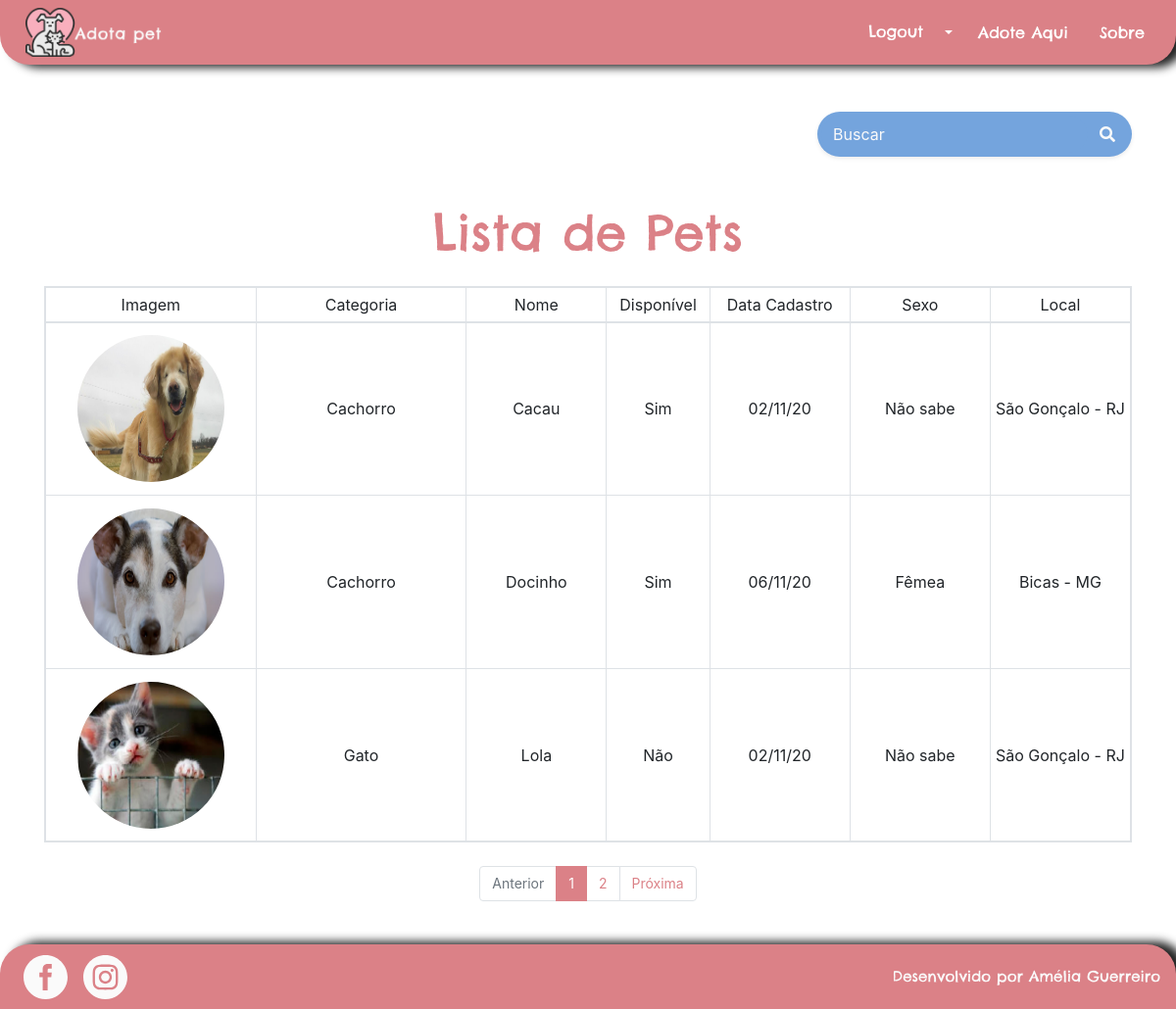
/pets/lista_pets/ (signed in), run on the app's committed database.
### pet/models.py (models this page shows, shortened)
class Pet(models.Model):
    categoria = models.ForeignKey(Categoria, related_name='pets', on_delete=models.DO_NOTHING)
    nome = models.CharField(max_length=100, db_index=True)
    slug = models.SlugField(max_length=100)
    imagem = models.CharField(max_length=50, blank=True)
    preco = models.DecimalField(max_digits=6, decimal_places=2, default=0)
    disponivel = models.BooleanField(default=False)
    link_instagram = models.URLField(max_length=200, blank=True)
    link_facebook = models.URLField(max_length=200, blank=True)
    telefone = models.CharField(max_length=15)
    sexo_escolhas = [('F', 'Fêmea'), ('M', 'Macho'), ('N', 'Não sei')]
    sexo = models.CharField(max_length=1, choices=sexo_escolhas, default='N')
    descricao = models.TextField()
    data_cadastro = models.DateField()
    data_nascimento = models.DateField(blank=True)
    likes = models.PositiveIntegerField(default=0)
    dislikes = models.PositiveIntegerField(default=0)
    raca = models.CharField(max_length=20, blank=True)
    estado_escolhas = [('AC', 'Acre'), ('AL', 'Alagoas'), ('AP', 'Amapá'), ('AM', 'Amazonas'),
                       ('BA', 'Bahia'), ('CE', 'Ceará'), ('ES', 'Espírito Santo'), ('GO', 'Goiás'),
                       ('MA', 'Maranhão'), ('MT', 'Mato Grosso'), ('MS', 'Mato Grosso do Sul'),
                       ('MG', 'Minas Gerais'), ('PA', 'Pará'), ('PB', 'Paraíba'), ('PR', 'Paraná'),
                       ('PE', 'Pernambuco'),('PI', 'Piauí'), ('RJ', 'Rio de Janeiro'),
                       ('RN', 'Rio Grande do Norte'), ('RS', 'Rio Grande do Sul'),
                       ('RO', 'Rondônia'), ('RR', 'Roraima'), ('SC', 'Santa Catarina'),
                       ('SP', 'São Paulo'), ('SE', 'Sergipe'),
                       ('TO', 'Tocantins'), ('DF', 'Distrito Federal')]
    estado = models.CharField(max_length=2, choices=estado_escolhas)
    cep = models.CharField(max_length=9)
    cidade = models.CharField(max_length=20)
    class Meta:
        db_table='pet'
    def __str__(self):
        return self.nome
    def get_sexo(self):
        if self.sexo == "M":
            return "Macho"
        elif self.sexo == "F":
            return "Fêmea"
        elif self.sexo == "N":
            return "Não sabe"
    def get_disponivel(self):
        if self.disponivel:
            return "Sim"
        else:
            return "Não"

### categoria/models.py (models this page shows)
class Categoria(models.Model):
    nome = models.CharField(max_length=70, db_index=True, unique=True)
    slug = models.SlugField(max_length=70)
    class Meta:
        db_table = 'categoria'
        ordering = ('nome',)
    def __str__(self):
        return self.nome

### pet/views.py (the view)
# urls.py: path('lista_pets/', views.lista_pets, name='lista_pets'),
@user_passes_test(lambda u: u.is_staff)
def lista_pets(request):
    form = PesquisaPetForm(request.GET)
    if form.is_valid():
        query_string = form.cleaned_data['query_string']
        lista_de_pets = Pet.objects.filter(nome__icontains=query_string).order_by('nome') | Pet.objects.filter(cidade__icontains=query_string).order_by('nome') | Pet.objects.filter(estado__icontains=query_string).order_by('nome')
        paginator = Paginator(lista_de_pets, 3)
        pagina = request.GET.get('pagina')
        page_obj = paginator.get_page(pagina)
        print(lista_de_pets)
        print(page_obj)
        return render(request, 'pet/pesquisa_pet.html', {'pets': page_obj, 'form': form, 'query_string': query_string})
    else:
        raise ValueError("Ocorreu um erro inesperado ao tentr recuperar pet.")

### pet/forms.py
class PesquisaPetForm(forms.Form):
    query_string = forms.CharField(
        widget=forms.TextInput(attrs={'class': 'form-control border-0 bg-secondary', 'max-lenght': '100',
                                      'placeholder': 'Buscar', 'aria-describedby':'button-addon1',
                                      'style':'border-radius: 25px; background-color: var(--blue) !important; color: var(--white)'}, ),
        required=False
    )

### pet/templates/pet/pesquisa_pet.html (shortened to what this page needs)
{%  extends "base.html" %}
{% load static %}
{% block corpo %}
    <div class="container">
        <form action="" method="GET" class="d-flex justify-content-center justify-content-sm-end mb-3 mt-5">
            <div class="p-1 bg-secondary rounded rounded-pill shadow-sm mb-4" style="background-color: var(--blue) !important;">
                <div class="input-group">
                    {{ form.query_string }}
                     <div class="input-group-append">
                        <button id="button-addon1" type="submit" class="btn btn-link text-light">
                            <i class="fa fa-search"></i>
                        </button>
                    </div>
                </div>
            </div>
        </form>
        {% if pets %}
            <h1 class="mb-4 mt-4 text-center text-primary" style="font-size: 50px">Lista de Pets</h1>
            <table style="width: 100%" class="table table-sm table-bordered table-responsive mb-4">
                <thead>
                    <tr>
                        <th class="text-center">Imagem</th>
                        <th class="text-center">Categoria</th>
                        <th class="text-center">Nome</th>
                        <th class="text-center">Disponível</th>
                        <th class="text-center">Data Cadastro</th>
                        <th class="text-center">Sexo</th>
                        <th class="text-center">Local</th>
                    </tr>
                </thead>
                <tbody>
                    {%  for pet in pets %}
                        <tr>
                            <td class="text-center align-middle" width="15%">
                                <img style="width: 150px; height: 150px; border-radius: 200px;" class="mb-2 mt-2" src="{% static 'images/pets/' %}{{ pet.imagem }}" alt="{{ pet.nome }}">
                            </td>
                            <td class="text-center align-middle" width="15%">
                                {{ pet.categoria }}
                            </td>
                            <td width="10%" class="text-center align-middle">
                                {{ pet.nome }}
                            </td>
                            <td width="5%" class="text-center align-middle">
                                {{ pet.get_disponivel }}
                            </td>
                            <td width="10%" class="text-center align-middle">
                                {{ pet.data_cadastro | date:'d/m/y' }}
                            </td>
                            <td width="10%" class="text-center align-middle">
                                {{ pet.get_sexo }}
                            </td>
                            <td width="10%" class="text-center align-middle">
                                {{ pet.cidade }} - {{ pet.estado }}
                            </td>
                        </tr>
                    {% endfor %}
                </tbody>
            </table>
            <div style='font-size: 14px; margin-bottom: 28px' class="justify-content-center d-flex">
                {% if pets.has_other_pages %}
                 <ul class='pagination'>
                    {% if pets.has_previous %}
                       <li class='page-item'><a class='page-link' href='?pagina={{ pets.previous_page_number }}&query_string={{query_string}}'>Anterior</a></li>
                    {% else %}
                       <li class='page-item disabled'><a class='page-link' href='#' tabindex='-1'>Anterior</a></li>
                    {% endif %}
                    {% for i in pets.paginator.page_range %}
                       {% if pets.number == i %}
                          <li class='page-item active'><a class='page-link' href='#'>{{ i }} </a></li>
                       {% else %}
                          <li class='page-item'><a class='page-link' href='?pagina={{ i }}&query_string={{query_string}}'>{{ i }}</a></li>
                       {% endif %}
                    {% endfor %}
                    {% if pets.has_next %}
                       <li class='page-item'><a class='page-link' href='?pagina={{ pets.next_page_number }}&query_string={{query_string}}'>Próxima</a></li>
                    {% else %}
                       <li class='page-item disabled'><a class='page-link' href='#' tabindex='-1'>Próxima</a></li>
                    {% endif %}
                 </ul>
                {% endif %}
            </div>
        {% endif %}
    </div>
{% endblock %}

### static/css/styles.css (style rules this page uses)
html, body, div, span, applet, object, iframe, h1, h2, h3, h4, h5, h6, p, blockquote, pre, a, abbr, acronym, address, big, cite, code, del, dfn, em, img, ins, kbd, q, s, samp, small, strike, strong, sub, sup, tt, var, b, u, i, center, dl, dt, dd, ol, ul, li, fieldset, form, label, legend, table, caption, tbody, tfoot, thead, tr, th, td, article, aside, canvas, details, embed, figure, figcaption, footer, header, hgroup, menu, nav, output, ruby, section, summary, time, mark, audio, video { margin: 0; padding: 0; border: 0; font-size: 100%; font: inherit; vertical-align: baseline; }
body { line-height: 1; }
ol, ul { list-style: none; }
table { border-collapse: collapse; border-spacing: 0; }
h1 { font-family: Chelsea !important; }
html, body { height: 100%; margin: 0; }

### static/css/all.css (style rules this page uses)
.fa, .fas, .far, .fal, .fad, .fab { -moz-osx-font-smoothing: grayscale; -webkit-font-smoothing: antialiased; display: inline-block; font-style: normal; font-variant: normal; text-rendering: auto; line-height: 1; }
.fa-search:before { content: "\f002"; }

### data on the page
Pet: imagem (picture), categoria "Cachorro", nome "Cacau", get_disponivel "Sim", data_cadastro "02/11/20", get_sexo "Não sabe", cidade "São Gonçalo", estado "RJ"
Pet: imagem (picture), categoria "Cachorro", nome "Docinho", get_disponivel "Sim", data_cadastro "06/11/20", get_sexo "Fêmea", cidade "Bicas", estado "MG"
Pet: imagem (picture), categoria "Gato", nome "Lola", get_disponivel "Não", data_cadastro "02/11/20", get_sexo "Não sabe", cidade "São Gonçalo", estado "RJ"

### other printed values
{{ i }} "1"
{{ i }} "2"
